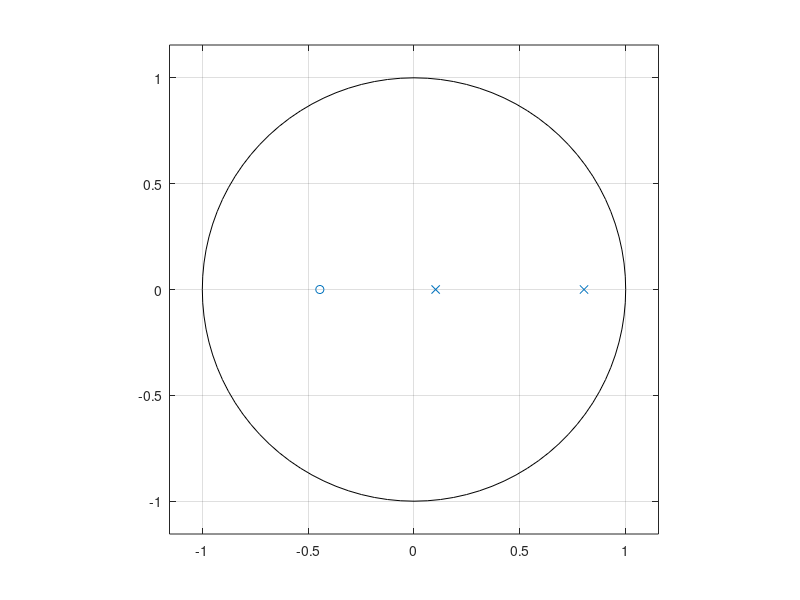
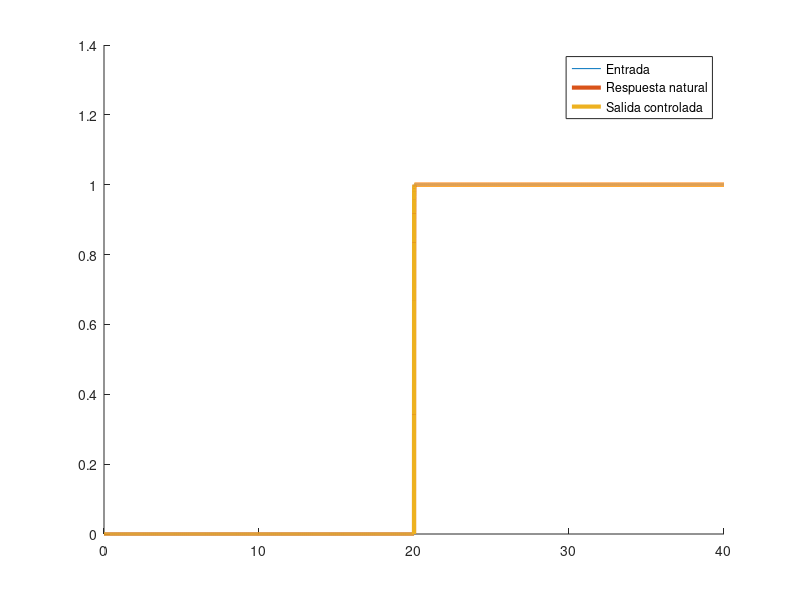

Write MATLAB code to recreate these figures, in order.
pkg load signal
pkg load control

clc
clear all

R1 = 2e3
C1 = 1e-6
R2 = 1e3
C2 = 1e-6
h = 0.001

A = [ (-1/C1)*(1/R1 + 1/R2) 1/(R2*C1);1/(C2*R2) -1/(R2*C2)]
B = [1/(R1*C1) ; 0]
C = [0 1]
D = 0

%Obtener la función transferencia en tiempo continuo a partir del modelo de estados
[num,den] = ss2tf(A,B,C,D);
Hs = tf(num,den)

% Obtener la función transfenrecia en tiempo discreto
Hz = c2d(Hs, h, 'zoh')
[numz, denz] = tfdata(Hz, 'v')

Phi = expm(A*h)
Gamma = (expm(A*h) - expm(A*0))/A*B
C_z = C
D_z = D

%%
% 2) Obtener la respuesta al escalón en tiempo continuo y discreto y el diagrama de polos y ceros
%%

figure;
step(Hs, Hz)

poles_LA =pole(Hz)

zplane(numz, denz)

% Calculo del K necesario para mejorar la respuesta del sistema sin el seguimiento de la referencia.

poles = [0.5; 0.01]
K = place(Phi, Gamma, poles)

Phi_LC = Phi - Gamma*K
K0 = (C * (eye(2) - Phi_LC)^(-1) * Gamma)^(-1)
Gamma_LC = Gamma * K0

t = h:h:40;
r = [ zeros(length(t)/2, 1); ones(length(t)/2, 1) ];

y_open = filter(numz, denz, r);
[numz_pole_placement, denz_pole_placement] = ss2tf(Phi_LC, Gamma_LC, C_z, D_z);
y_pole_placement = filter(numz_pole_placement, denz_pole_placement, r);

figure;
hold on;
stairs(t, r)
stairs(t, y_open, "LineWidth", 3)
stairs(t, y_pole_placement, "LineWidth", 3)
legend("Entrada", "Respuesta natural", "Salida controlada")
